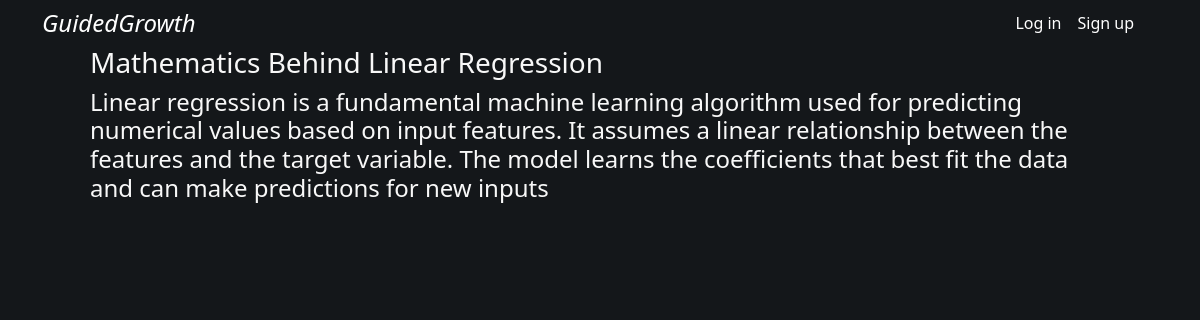
Screenshot of /posts/1234-1231/ with the database file from the repository.
### posts/models.py (models this page shows)
class Post(models.Model):
    def validate_image(fieldfile_obj):
        filesize = fieldfile_obj.file.size
        megabyte_limit = 2.0
        if filesize > megabyte_limit*1024*1024:
            raise ValidationError("Max file size is %sMB" % str(megabyte_limit))
    cover_img = models.ImageField( upload_to= 'post_img/', null=True, blank= True, validators=[ validate_image] )
    title = models.CharField( max_length = 512 )
    content = models.TextField()
    slug = models.SlugField(unique = True)
    author = models.ForeignKey( get_user_model(), on_delete = models.CASCADE, related_name = 'posts')
    date_posted = models.DateTimeField(auto_now_add = True )
    save_as_draft = models.BooleanField( default = False)

### posts/views.py (the view)
# urls.py: path('<slug:slug>/', PostDetail.as_view(), name='details'),
class PostDetail(DetailView):
    model = Post
    template_name = 'posts/post_details.html'

### posts/templates/posts/post_details.html
{% extends 'base.html' %} {% block content %}
<h3>{{ post.title }}</h3>
<h4>{{ post.content }}</h4>
{% endblock %}

### static/main.css (style rules this page uses)
* { padding: 0; margin: 0; }
body { background-color: #14171a; color: #f8f8f8; }

### rows the page displays
Post: title "Mathematics Behind Linear Regression", content "Linear regression is a fundamental machine learning algorithm used for predicting numerical values based on input features. It assumes a linear relationship between the features and the target variable. The model learns the coefficients that best fit the data and can make predictions for new inputs"
